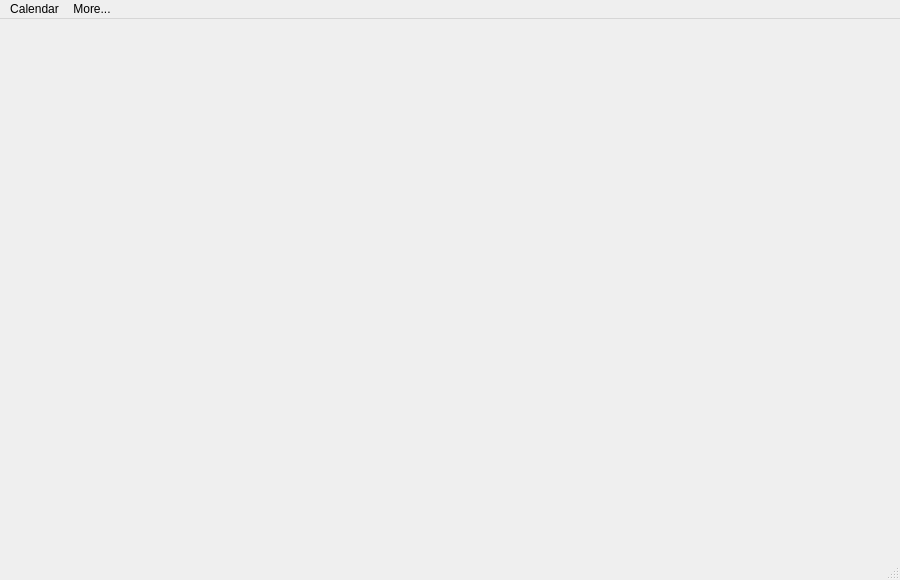
<?xml version="1.0" encoding="UTF-8"?>
<ui version="4.0">
 <class>MainWindow</class>
 <widget class="QMainWindow" name="MainWindow">
  <property name="geometry">
   <rect>
    <x>0</x>
    <y>0</y>
    <width>900</width>
    <height>580</height>
   </rect>
  </property>
  <property name="windowTitle">
   <string>Calendar App</string>
  </property>
  <widget class="QWidget" name="centralwidget"/>
  <widget class="QMenuBar" name="menubar">
   <property name="geometry">
    <rect>
     <x>0</x>
     <y>0</y>
     <width>900</width>
     <height>22</height>
    </rect>
   </property>
   <widget class="QMenu" name="menuYour_Calendars">
    <property name="title">
     <string>Calendar</string>
    </property>
    <addaction name="actionCalendarList"/>
    <addaction name="actionAddNewCalendar"/>
   </widget>
   <widget class="QMenu" name="menuLogout">
    <property name="title">
     <string>More...</string>
    </property>
    <addaction name="actionLogout"/>
   </widget>
   <addaction name="menuYour_Calendars"/>
   <addaction name="menuLogout"/>
  </widget>
  <widget class="QStatusBar" name="statusbar"/>
  <action name="actionCalendarList">
   <property name="text">
    <string>Your List</string>
   </property>
  </action>
  <action name="actionAddNewCalendar">
   <property name="text">
    <string>Add New</string>
   </property>
  </action>
  <action name="actionLogout">
   <property name="text">
    <string>Logout</string>
   </property>
  </action>
 </widget>
 <resources/>
 <connections/>
</ui>
